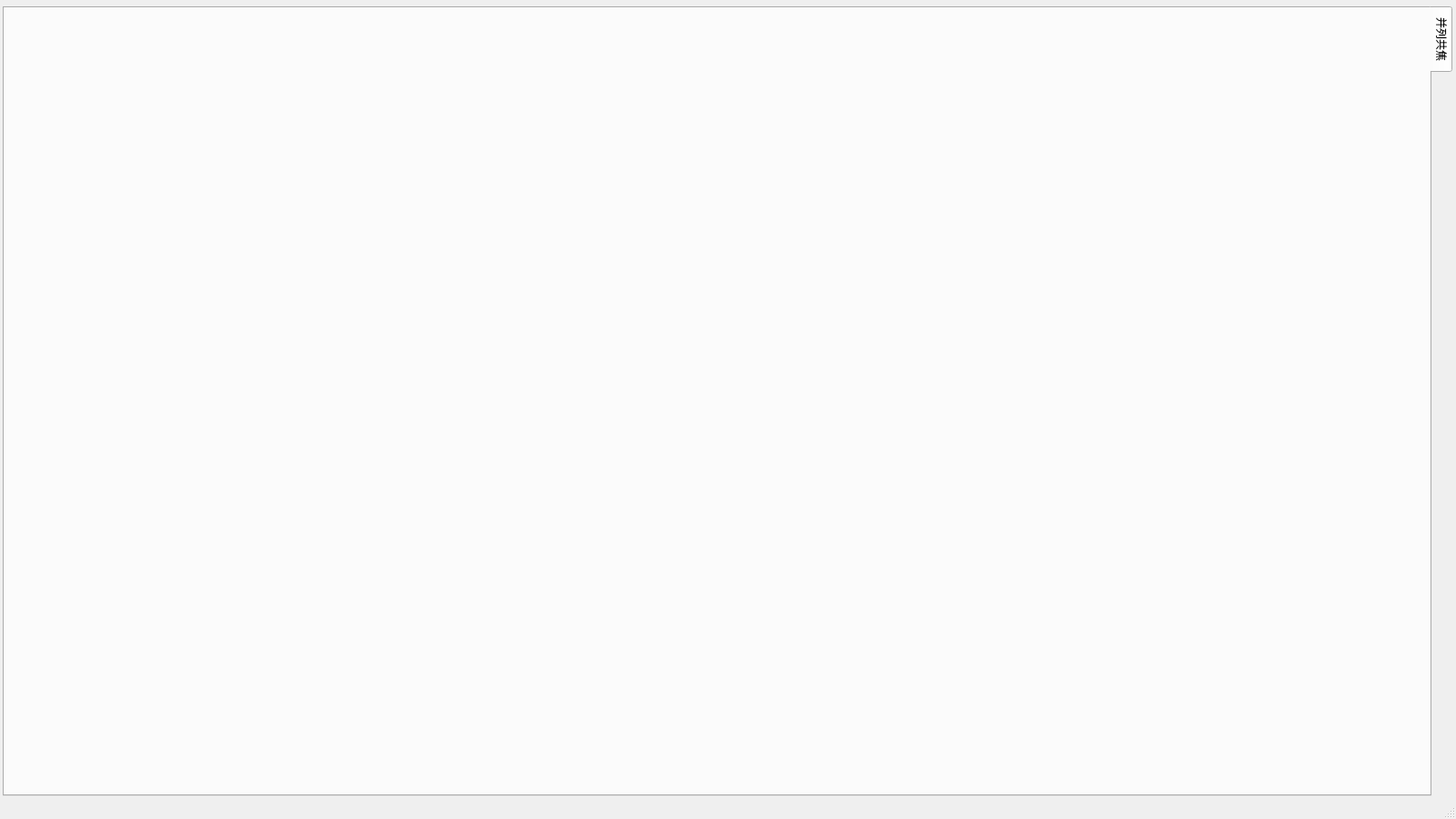
<?xml version="1.0" encoding="UTF-8"?>
<ui version="4.0">
 <class>MainWindow</class>
 <widget class="QMainWindow" name="MainWindow">
  <property name="geometry">
   <rect>
    <x>0</x>
    <y>0</y>
    <width>1600</width>
    <height>900</height>
   </rect>
  </property>
  <property name="minimumSize">
   <size>
    <width>1600</width>
    <height>900</height>
   </size>
  </property>
  <property name="windowTitle">
   <string>MainWindow</string>
  </property>
  <property name="styleSheet">
   <string notr="true"/>
  </property>
  <widget class="QWidget" name="centralwidget">
   <layout class="QHBoxLayout" name="horizontalLayout" stretch="1,5,3">
    <property name="spacing">
     <number>3</number>
    </property>
    <property name="leftMargin">
     <number>3</number>
    </property>
    <property name="topMargin">
     <number>7</number>
    </property>
    <property name="rightMargin">
     <number>3</number>
    </property>
    <property name="bottomMargin">
     <number>3</number>
    </property>
    <item>
     <layout class="QHBoxLayout" name="layoutMsgBox"/>
    </item>
    <item>
     <layout class="QHBoxLayout" name="layoutImg"/>
    </item>
    <item>
     <widget class="QTabWidget" name="tabWidget">
      <property name="tabPosition">
       <enum>QTabWidget::East</enum>
      </property>
      <property name="currentIndex">
       <number>0</number>
      </property>
      <widget class="QWidget" name="tab">
       <attribute name="title">
        <string>并列共焦</string>
       </attribute>
       <layout class="QVBoxLayout" name="verticalLayout">
        <property name="spacing">
         <number>1</number>
        </property>
        <property name="leftMargin">
         <number>1</number>
        </property>
        <property name="topMargin">
         <number>1</number>
        </property>
        <property name="rightMargin">
         <number>5</number>
        </property>
        <property name="bottomMargin">
         <number>1</number>
        </property>
        <item>
         <layout class="QVBoxLayout" name="layoutDLPC350Scan"/>
        </item>
       </layout>
      </widget>
     </widget>
    </item>
   </layout>
  </widget>
  <widget class="QStatusBar" name="statusbar"/>
  <widget class="QMenuBar" name="menubar">
   <property name="geometry">
    <rect>
     <x>0</x>
     <y>0</y>
     <width>1600</width>
     <height>26</height>
    </rect>
   </property>
  </widget>
 </widget>
 <resources/>
 <connections/>
</ui>
